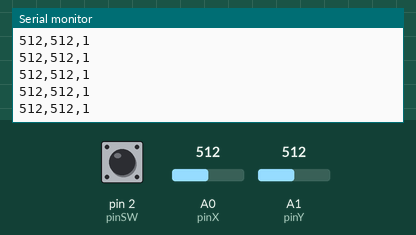
Simulated run of this sketch. Board: Arduino Uno, built with avr-gcc and run on an emulated ATmega328P. On the bench: the last lines printed to the serial monitor. The inputs (shaded band) are chosen by the test bench; at power-on: A1 (pinY) = 512, pin 2 (pinSW) HIGH, A0 (pinX) = 512.

Above: at 12.8 s.
12.9 s: A1 (pinY) set to 992
At 13.7 s:
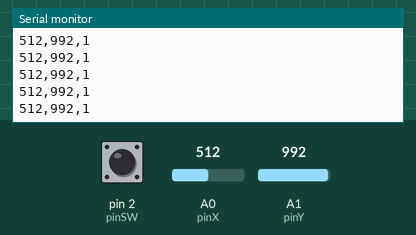
14.4 s: A1 (pinY) set to 1016
At 15.3 s:
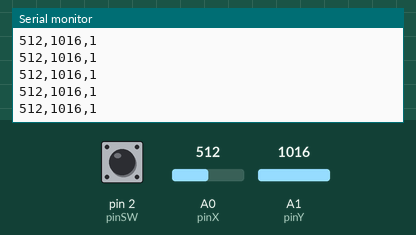
Timing chart, 0 to 16.9 s (numbered marks = the images above; inputs shaded):
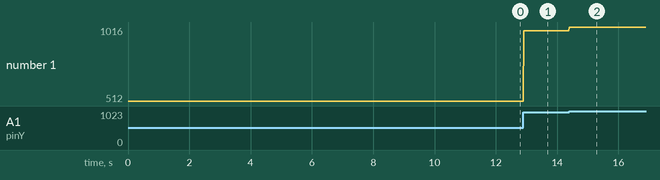

Measured:
- after the input at 12.9 s, the serial monitor: prints a new line at once (image 1)
- after the input at 14.4 s, the serial monitor: prints a new line at once (image 2)
- plotted number 1: 512 → 992 after the input at 12.9 s, 992 → 1016 after the input at 14.4 s

The sketch:

SKETCH.INO
```cpp
const int pinX = A0;
const int pinY = A1;
const int pinSW = 2;

void setup() {
  Serial.begin(9600);
  pinMode(pinSW, INPUT_PULLUP);
}

void loop() {
  int x = analogRead(pinX);
  int y = analogRead(pinY);
  int sw = digitalRead(pinSW);

  Serial.print(x);
  Serial.print(",");
  Serial.print(y);
  Serial.print(",");
  Serial.println(sw);

  delay(20);
}
```
